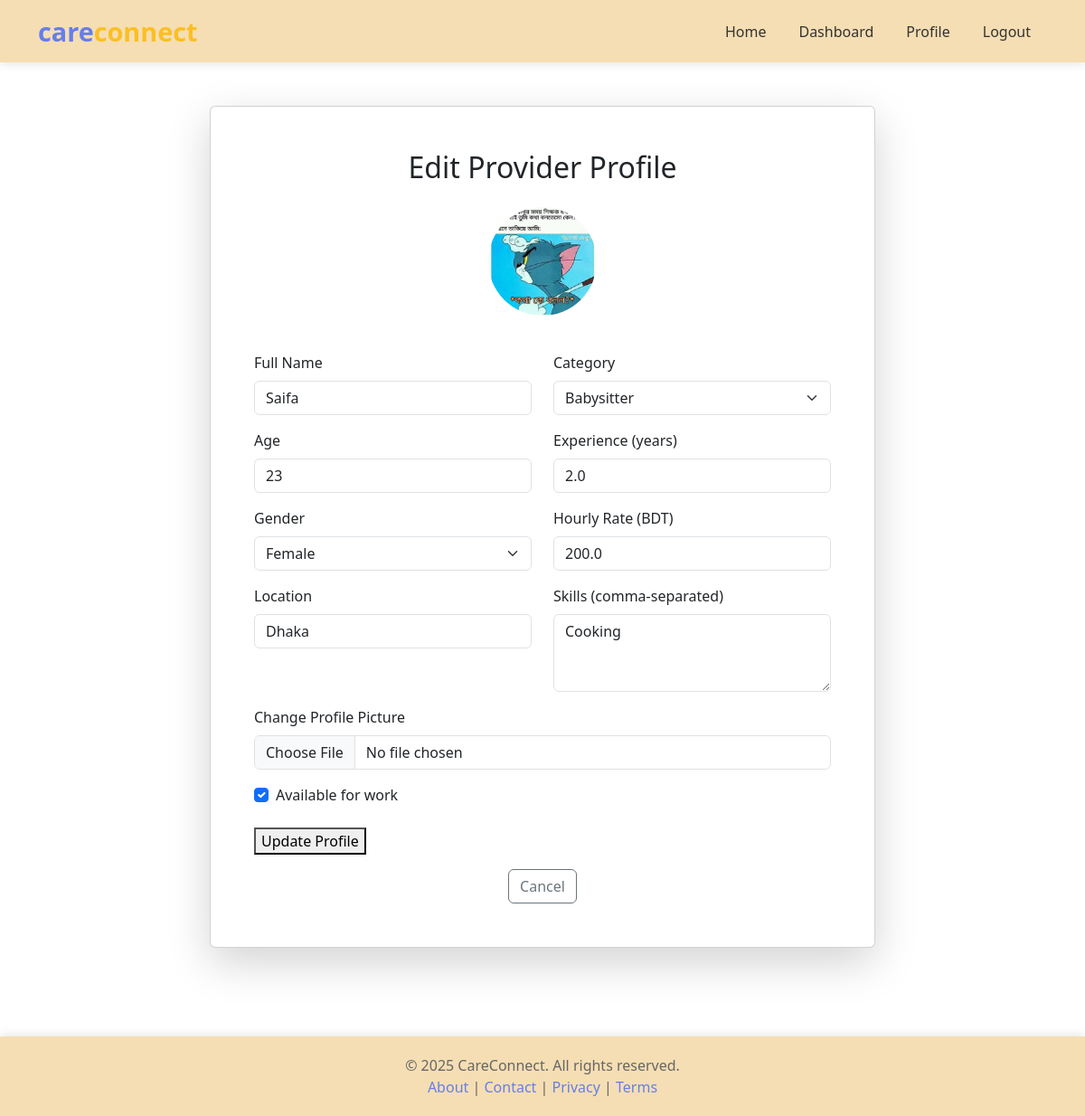
Page /providers/profile/ (signed in) on the committed database.
### providers/models.py (models this page shows, shortened)
class ServiceProvider(models.Model):
    CATEGORY_CHOICES = [
        ('maid', 'House Maid'),
        ('babysitter', 'Babysitter'),
        ('caregiver', 'Caregiver'),
    ]
    GENDER_CHOICES = [
        ('male', 'Male'),
        ('female', 'Female'),
        ('other', 'Other'),
    ]
    user = models.OneToOneField(User, on_delete=models.CASCADE, related_name='provider_profile')
    name = models.CharField(max_length=100)
    age = models.IntegerField()
    gender = models.CharField(max_length=10, choices=GENDER_CHOICES)
    location = models.CharField(max_length=200)
    experience_year = models.FloatField()
    skills = models.TextField(help_text="Comma-separated")
    category = models.CharField(max_length=20, choices=CATEGORY_CHOICES)
    contactNo = models.CharField(max_length=15)
    hourlyRate = models.FloatField()
    availability = models.BooleanField(default=True)
    profile_image = models.ImageField(upload_to='provider_profiles/', blank=True, null=True)
    created_at = models.DateTimeField(auto_now_add=True)

### providers/views.py (the view, shortened to what this page needs)
# urls.py: path('profile/', views.provider_profile, name='provider_profile'),
@login_required
def provider_profile(request):
    if not request.user.is_provider:
        return redirect('user_dashboard')
    provider = ServiceProvider.objects.get(user=request.user)
    context = {'provider': provider}
    return render(request, 'providers/profile.html', context)

### templates/providers/profile.html (shortened to what this page needs)
{% extends 'base.html' %}
{% block content %}
<div class="container my-5">
    <div class="row justify-content-center">
        <div class="col-md-8">
            <div class="card shadow-lg">
                <div class="card-body p-5">
                    <h2 class="text-center mb-4">Edit Provider Profile</h2>
                    <form method="POST" enctype="multipart/form-data">
                        <div class="text-center mb-4">
                            {% if provider.profile_image %}
                            <img src="{{ provider.profile_image.url }}" class="rounded-circle mb-3" width="120" height="120" alt="Profile">
                            {% endif %}
                        </div>
                        <div class="row">
                            <div class="col-md-6">
                                <div class="mb-3">
                                    <label class="form-label">Full Name</label>
                                    <input type="text" class="form-control" name="name" value="{{ provider.name }}" >
                                </div>
                                <div class="mb-3">
                                    <label class="form-label">Age</label>
                                    <input type="number" class="form-control" name="age" value="{{ provider.age }}">
                                </div>
                                <div class="mb-3">
                                    <label class="form-label">Gender</label>
                                    <select class="form-select" name="gender" required>
                                        <option value="female" {% if provider.gender == "female" %}selected{% endif %}>Female</option>
                                    </select>
                                </div>
                                <div class="mb-3">
                                    <label class="form-label">Location</label>
                                    <input type="text" class="form-control" name="location" value="{{ provider.location }}" >
                                </div>
                            </div>
                            <div class="col-md-6">
                                <div class="mb-3">
                                    <label class="form-label">Category</label>
                                    <select class="form-select" name="category" required>
                                        <option value="babysitter" {% if provider.category == 'babysitter' %}selected{% endif %}>Babysitter</option>
                                    </select>
                                </div>
                                <div class="mb-3">
                                    <label class="form-label">Experience (years)</label>
                                    <input type="number" class="form-control" name="experience_year" value="{{ provider.experience_year }}" step="0.5" >
                                </div>
                                <div class="mb-3">
                                    <label class="form-label">Hourly Rate (BDT)</label>
                                    <input type="number" class="form-control" name="hourlyRate" value="{{ provider.hourlyRate }}" >
                                </div>
                                <div class="mb-3">
                                    <label class="form-label">Skills (comma-separated)</label>
                                    <textarea class="form-control" name="skills" rows="3" required>{{ provider.skills }}</textarea>
                                </div>
                            </div>
                        </div>
                        <div class="mb-3">
                            <label class="form-label">Change Profile Picture</label>
                            <input type="file" class="form-control" name="profile_image" accept="image/*">
                        </div>
                        <div class="mb-4">
                            <div class="form-check">
                                <input class="form-check-input" type="checkbox" name="availability" id="availability" {% if provider.availability %}checked{% endif %}>
                                <label class="form-check-label" for="availability">
                                    Available for work
                                </label>
                            </div>
                        </div>
                        <button type="submit" >Update Profile</button>
                    </form>
                    <div class="text-center mt-3">
                        <a href="{% url 'provider_dashboard' %}" class="btn btn-outline-secondary">Cancel</a>
                    </div>
                </div>
            </div>
        </div>
    </div>
</div>
{% endblock %}

### templates/base.html (style rules this page uses)
body { display: flex; flex-direction: column; min-height: 100vh; background: white; }

### rows in the picture
ServiceProvider: profile_image (picture), name "Saifa", age "23", gender "Female", location "Dhaka", category "Babysitter", experience_year "2.0", hourlyRate "200.0", skills "Cooking", availability "☑"
